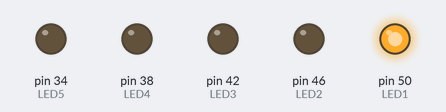
Recording of a sketch running on a simulated Arduino Mega 2560, built with avr-gcc and run on an emulated ATmega2560. Shown: output pins drawn as LEDs (lit = HIGH).

Above: at 0.05 s.
At 0.35 s:
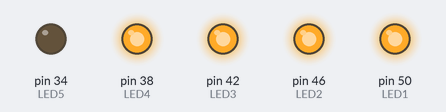
At 0.75 s:
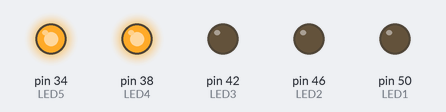
At 1.45 s:
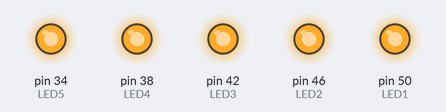
At 2.15 s:
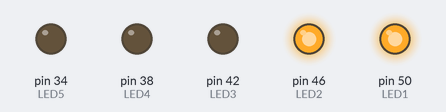
At 2.85 s:
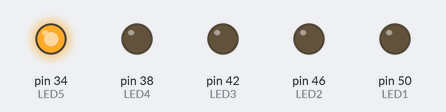
Timing chart, 0 to 3.1 s (numbered marks = the images above):
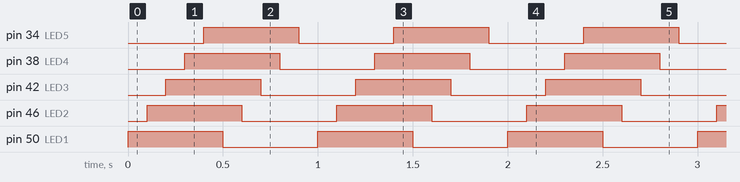

Measured:
- by itself, pin 34 (LED5), pin 38 (LED4), pin 42 (LED3), pin 46 (LED2), pin 50 (LED1): alternates HIGH for 0.50 s and LOW for 0.50 s
- by itself, everything shown: repeats every 1.0 s, in 10 steps

The sketch:

Secuencia_de_LEds.ino
```cpp
int LED1 = 50;
int LED2 = 46;
int LED3 = 42;
int LED4 = 38;
int LED5 = 34;

void setup(){
  pinMode(LED1, OUTPUT);
  pinMode(LED2, OUTPUT);
  pinMode(LED3, OUTPUT);
  pinMode(LED4, OUTPUT);
  pinMode(LED5, OUTPUT);
}

void loop(){
  digitalWrite(LED1, HIGH);
  delay(100);
  digitalWrite(LED2, HIGH);
  delay(100);
  digitalWrite(LED3, HIGH);
  delay(100);
  digitalWrite(LED4, HIGH);
  delay(100);
  digitalWrite(LED5, HIGH);
  delay(100);
  digitalWrite(LED1, LOW);
  delay(100);
  digitalWrite(LED2, LOW);
  delay(100);
  digitalWrite(LED3, LOW);
  delay(100);
  digitalWrite(LED4, LOW);
  delay(100);
  digitalWrite(LED5, LOW);
  delay(100);
}
```
